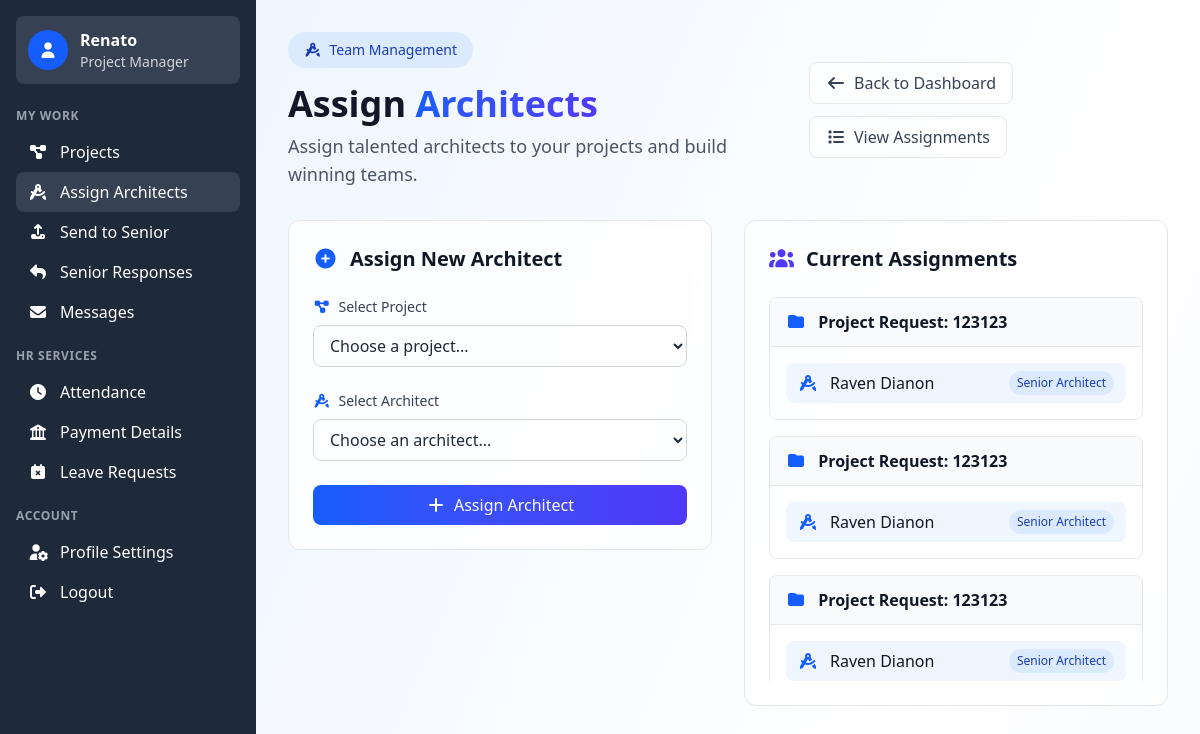
Page /assign_architects.php (signed in) on the committed database.
### tables this page shows
CREATE TABLE `project_users` (
  `id` int(11) NOT NULL,
  `project_id` int(11) NOT NULL,
  `user_id` int(11) NOT NULL,
  `role_in_project` varchar(50) DEFAULT NULL
);

CREATE TABLE `projects` (
  `project_id` int(10) UNSIGNED NOT NULL,
  `project_code` varchar(50) DEFAULT NULL,
  `project_name` varchar(255) NOT NULL,
  `client_id` int(10) UNSIGNED DEFAULT NULL,
  `architect_id` int(10) UNSIGNED DEFAULT NULL,
  `project_manager_id` int(10) UNSIGNED DEFAULT NULL,
  `project_type` varchar(100) DEFAULT NULL,
  `status` varchar(50) NOT NULL DEFAULT 'pending',
  `description` text DEFAULT NULL,
  `location` varchar(255) DEFAULT NULL,
  `start_date` date NOT NULL,
  `end_date` date DEFAULT NULL,
  `budget` decimal(15,2) DEFAULT NULL,
  `project_image` varchar(255) DEFAULT NULL,
  `created_at` timestamp NOT NULL DEFAULT current_timestamp(),
  `created_by` int(11) DEFAULT NULL,
  `size_sq_m` decimal(10,2) DEFAULT NULL,
  `location_text` varchar(255) DEFAULT NULL,
  `estimated_end_date` date DEFAULT NULL,
  `budget_amount` decimal(14,2) DEFAULT NULL,
  `phase` varchar(64) DEFAULT 'Pre-Design / Programming',
  `is_archived` tinyint(1) NOT NULL DEFAULT 0,
  `is_deleted` tinyint(1) NOT NULL DEFAULT 0
);

CREATE TABLE `users` (
  `user_id` int(10) UNSIGNED NOT NULL,
  `username` varchar(50) NOT NULL,
  `email` varchar(100) NOT NULL,
  `password` varchar(255) NOT NULL,
  `user_type` enum('admin','employee','hr','client','contractor') NOT NULL,
  `position` varchar(50) DEFAULT NULL,
  `first_name` varchar(100) NOT NULL,
  `last_name` varchar(100) NOT NULL,
  `phone` varchar(20) DEFAULT NULL,
  `address` text DEFAULT NULL,
  `profile_image` varchar(255) DEFAULT NULL,
  `is_active` tinyint(1) DEFAULT 1,
  `created_at` timestamp NOT NULL DEFAULT current_timestamp()
);

### assign_architects.php (the view, shortened to what this page needs)
<?php
include 'db.php';
include __DIR__ . '/backend/core/header.php';
$create_table_sql = "
CREATE TABLE IF NOT EXISTS `project_users` (
  `id` int(11) NOT NULL AUTO_INCREMENT,
  `project_id` int(11) NOT NULL,
  `user_id` int(11) NOT NULL,
  `role_in_project` varchar(50) DEFAULT NULL,
  PRIMARY KEY (`id`),
  KEY `project_id` (`project_id`),
  KEY `user_id` (`user_id`)
) ENGINE=InnoDB DEFAULT CHARSET=utf8mb4 COLLATE=utf8mb4_general_ci
";
$conn->query($create_table_sql);
$has_is_deleted = false;
$col_chk = $conn->query("SHOW COLUMNS FROM projects LIKE 'is_deleted'");
if ($col_chk && $col_chk->num_rows > 0) { $has_is_deleted = true; }
$assignments_query = "
    SELECT p.project_id as project_id, p.project_name, u.user_id, u.first_name, u.last_name, u.position AS u_position, pu.role_in_project
    FROM projects p
    LEFT JOIN project_users pu
      ON p.project_id = pu.project_id
     AND (LOWER(pu.role_in_project) LIKE '%architect%')
    LEFT JOIN users u
      ON pu.user_id = u.user_id
     AND u.user_type = 'employee'
     AND LOWER(u.position) LIKE '%architect%'";
if ($has_is_deleted) {
    $assignments_query .= "\n    WHERE (p.is_deleted IS NULL OR p.is_deleted = 0)";
}
$assignments_query .= "\n    ORDER BY p.project_name, u.first_name, u.last_name";
$assignments_result = $conn->query($assignments_query);
?>
<div class="min-h-screen bg-gradient-to-br from-blue-50 via-white to-indigo-50 flex-1">
  <div class="w-full px-4 sm:px-6 lg:px-8 py-8">
    <div class="mb-8">
      <div class="flex flex-col lg:flex-row lg:items-center lg:justify-between gap-6">
        <div>
          <div class="inline-flex items-center px-4 py-2 bg-blue-100 text-blue-800 rounded-full text-sm font-medium mb-4">
            <i class="fas fa-drafting-compass mr-2"></i>Team Management
          </div>
          <h1 class="text-3xl md:text-4xl font-black text-gray-900 mb-2">
            Assign <span class="bg-gradient-to-r from-blue-600 to-indigo-600 bg-clip-text text-transparent">Architects</span>
          </h1>
          <p class="text-lg text-gray-600 max-w-2xl">Assign talented architects to your projects and build winning teams.</p>
        </div>
        <div class="flex flex-wrap gap-3">
          <a href="pm_dashboard.php" class="inline-flex items-center px-4 py-2 bg-white/80 backdrop-blur-sm border border-gray-200 rounded-lg text-gray-700 hover:bg-white hover:border-blue-300 transition-all duration-200">
            <i class="fas fa-arrow-left mr-2"></i>Back to Dashboard
          </a>
          <a href="#assignments" class="inline-flex items-center px-4 py-2 bg-white/80 backdrop-blur-sm border border-gray-200 rounded-lg text-gray-700 hover:bg-white hover:border-blue-300 transition-all duration-200">
            <i class="fas fa-list mr-2"></i>View Assignments
          </a>
        </div>
      </div>
    </div>
    <div class="grid gap-8 lg:grid-cols-2">
      <div class="space-y-6">
        <section>
          <div class="bg-white/80 backdrop-blur-sm rounded-xl border border-gray-200 p-6">
            <div class="flex items-center justify-between mb-6">
              <h2 class="text-xl font-bold text-gray-900 flex items-center gap-3">
                <i class="fas fa-plus-circle text-blue-600"></i>
                Assign New Architect
              </h2>
            </div>
            <form method="post" class="space-y-6">
              <div>
                <label for="project_id" class="block text-sm font-medium text-gray-700 mb-2">
                  <i class="fas fa-project-diagram mr-2 text-blue-600"></i>Select Project
                </label>
                <select name="project_id" id="project_id" required
                        class="w-full px-3 py-2 border border-gray-300 rounded-lg focus:ring-2 focus:ring-blue-500 focus:border-transparent">
                  <option value="">Choose a project...</option>
                </select>
              </div>
              <div>
                <label for="architect_id" class="block text-sm font-medium text-gray-700 mb-2">
                  <i class="fas fa-drafting-compass mr-2 text-blue-600"></i>Select Architect
                </label>
                <select name="architect_id" id="architect_id" required
                        class="w-full px-3 py-2 border border-gray-300 rounded-lg focus:ring-2 focus:ring-blue-500 focus:border-transparent">
                  <option value="">Choose an architect...</option>
                </select>
              </div>
              <div class="flex gap-3">
                <button type="submit" name="assign_architect"
                        class="flex-1 bg-gradient-to-r from-blue-600 to-indigo-600 text-white px-4 py-2 rounded-lg hover:from-blue-700 hover:to-indigo-700 transition-all duration-200 flex items-center justify-center gap-2">
                  <i class="fas fa-plus"></i>
                  Assign Architect
                </button>
              </div>
            </form>
          </div>
        </section>
      </div>
      <div class="space-y-6">
        <section id="assignments">
          <div class="bg-white/80 backdrop-blur-sm rounded-xl border border-gray-200 p-6">
            <div class="flex items-center justify-between mb-6">
              <h2 class="text-xl font-bold text-gray-900 flex items-center gap-3">
                <i class="fas fa-users text-indigo-600"></i>
                Current Assignments
              </h2>
            </div>
            <div class="space-y-4 max-h-96 overflow-y-auto">
              <?php
              $assignments_result->data_seek(0);
              $current_project = null;
              while ($assignment = $assignments_result->fetch_assoc()):
                if ($current_project !== $assignment['project_id']):
                  if ($current_project !== null): ?>
                    </div></div>
                  <?php endif; ?>
                  <div class="border border-gray-200 rounded-lg overflow-hidden">
                    <div class="bg-gray-50 px-4 py-3 border-b border-gray-200">
                      <h3 class="font-semibold text-gray-900">
                        <i class="fas fa-folder mr-2 text-blue-600"></i>
                        <?php echo htmlspecialchars($assignment['project_name']); ?>
                      </h3>
                    </div>
                    <div class="p-4 space-y-2">
                  <?php $current_project = $assignment['project_id']; ?>
                <?php endif; ?>
                <?php if ($assignment['user_id']): ?>
                  <div class="flex items-center justify-between py-2 px-3 bg-blue-50 rounded-lg">
                    <div class="flex items-center gap-3">
                      <i class="fas fa-drafting-compass text-blue-600"></i>
                      <span class="font-medium text-gray-900">
                        <?php echo htmlspecialchars($assignment['first_name'] . ' ' . $assignment['last_name']); ?>
                      </span>
                    </div>
                    <?php
                      $role_l = strtolower((string)($assignment['role_in_project'] ?? ''));
                      $pos_l  = strtolower((string)($assignment['u_position'] ?? ''));
                      $is_architect = (strpos($role_l, 'architect') !== false) || (strpos($pos_l, 'architect') !== false);
                      $is_senior_arch = ((strpos($role_l, 'senior') !== false && strpos($role_l, 'architect') !== false)
                                      || (strpos($pos_l, 'senior') !== false && strpos($pos_l, 'architect') !== false));
                      if ($is_senior_arch) {
                        $display_role = 'Senior Architect';
                      } elseif ($is_architect) {
                        $display_role = 'Architect';
                      } elseif (!empty($assignment['role_in_project'])) {
                        $display_role = ucwords($assignment['role_in_project']);
                      } else {
                        $display_role = '';
                      }
                    ?>
                    <span class="px-2 py-1 bg-blue-100 text-blue-800 rounded-full text-xs font-medium">
                      <?php echo htmlspecialchars($display_role); ?>
                    </span>
                  </div>
                <?php else: ?>
                  <div class="py-2 px-3 text-gray-500 italic text-sm">
                    <i class="fas fa-info-circle mr-2"></i>No architects assigned yet
                  </div>
                <?php endif; ?>
              <?php endwhile; ?>
              <?php if ($current_project !== null): ?>
                    </div>
                  </div>
              <?php endif; ?>
            </div>
          </div>
        </section>
      </div>
    </div>
  </div>
</div>
<?php include __DIR__ . '/backend/core/footer.php'; ?>

### backend/core/header.php (style rules this page uses)
html { scroll-behavior: smooth; }

### rows in the picture
project_users: project.project_name "Project Request: 123123", user.last_name "Raven Dianon", user.position "Senior Architect"
project_users: project.project_name "Project Request: 123123", user.last_name "Raven Dianon", user.position "Senior Architect"
project_users: project.project_name "Project Request: 123123", user.last_name "Raven Dianon", user.position "Senior Architect"

### other values in the picture
$_SESSION['first_name'] "Renato"
$_SESSION['position'] "Project Manager"
